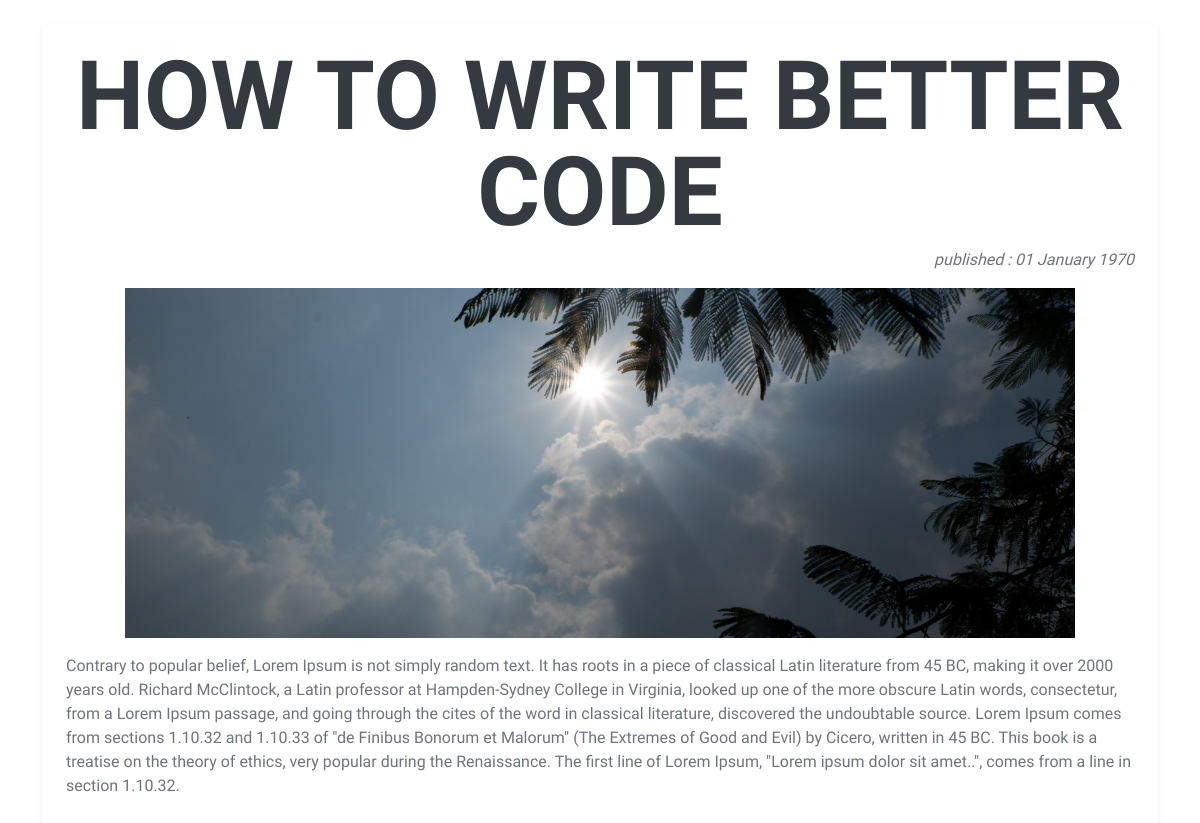
Screenshot of /detail.php?id=2 with the database file from the repository.
### tables this page shows
CREATE TABLE IF NOT EXISTS `posts` (
  `id` int(11) NOT NULL AUTO_INCREMENT,
  `title` varchar(150) DEFAULT NULL,
  `picture` varchar(150) DEFAULT NULL,
  `content` text DEFAULT NULL,
  `user_id` int(11) DEFAULT NULL,
  `published_at` date DEFAULT NULL,
  PRIMARY KEY (`id`) USING BTREE
);

### helper.php (called while the page is built)
<?php
$base_url = "http://localhost/codepolitan/intalablog/";
function human_date($d, $style = 'none'){
	$date = date('d', strtotime($d));
	$month = date('F', strtotime($d));
	$year  = date('Y', strtotime($d));
	if($style === 'full'){
		return $date . ' ' . $month . ' ' . $year;
	} else {
		return $month . ', ' . $year;
	}
}

### detail.php (the view, shortened to what this page needs)
<?php
include("connection.php");
include("helper.php");
if( !empty($_GET['id']) ){
	$id = $_GET['id'];
	$query_posts = mysqli_query($connection, "SELECT a.* FROM posts a LEFT JOIN users b ON a.user_id = b.id WHERE a.id = $id");
	$result_posts = mysqli_fetch_all($query_posts, MYSQLI_ASSOC);
} else {
	header("Location: ".$base_url.'index.php');
}
?>
<!DOCTYPE html>
<html lang="en">
    <head>
        <link href="css/styles.css" rel="stylesheet" />
    </head>
    <body class="p-0">
        <div class="container mt-4">
        	<div class="col-md-12 shadow-sm p-4 mb-5 bg-white rounded">
  				<h1 class="text-center"><?=$result_posts[0]['title']?></h1>
  				<p class="text-right"><i><?='published : ' . human_date($result_posts[0]['published_at'], 'full')?></i></p>
  				<?php if($result_posts[0]['picture']) { ?>
  				<p class="text-center">
  					<img src="<?=$base_url . 'upload/' . $result_posts[0]['picture']?>" alt="">
  				</p>
  				<?php } ?>
  				<p> <?=$result_posts[0]['content']?> </p>
			</div>
		</div>
    </body>
</html>

### rows the page displays
posts: title "HOW TO WRITE BETTER CODE", published_at "01 January 1970", picture (picture), content "Contrary to popular belief, Lorem Ipsum is not simply random text. It has roots in a piece of classical Latin literature from 45 BC, making it over 2000 years old. Richard McClintock, a Latin professor at Hampden-Sydney College in Virginia, looked up one of the more obscure Latin words, consectetur, from a Lorem Ipsum passage, and going through the cites of the word in classical literature, discovered the undoubtable source. Lorem Ipsum comes from sections 1.10.32 and 1.10.33 of \"de Finibus Bonorum et Malorum\" (The Extremes of Good and Evil) by Cicero, written in 45 BC. This book is a treatise on the theory of ethics, very popular during the Renaissance. The first line of Lorem Ipsum,…"
